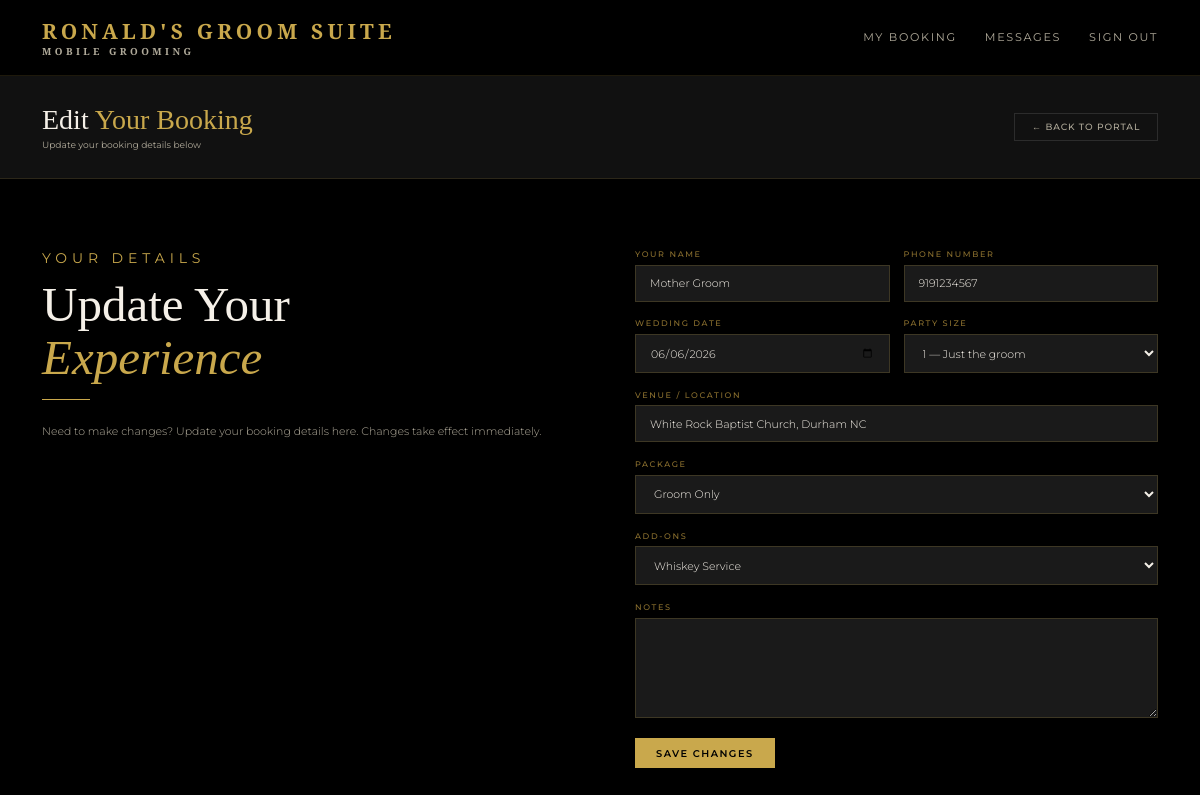
Page /portal/edit (signed in) on the committed database.
### models.py (models this page shows)
class User(UserMixin, db.Model):
    id = db.Column(db.Integer, primary_key=True)
    name = db.Column(db.String(100), nullable=False)
    email = db.Column(db.String(120), unique=True, nullable=False)
    password = db.Column(db.String(200), nullable=False)
    role = db.Column(db.String(20), default='client')
    phone = db.Column(db.String(20))
    password_changed = db.Column(db.Boolean, default=False)
    bookings = db.relationship('Booking', backref='client', lazy=True)

class Booking(db.Model):
    id = db.Column(db.Integer, primary_key=True)
    wedding_date = db.Column(db.String(50), nullable=False)
    venue = db.Column(db.String(200), nullable=False)
    start_time = db.Column(db.String(20))
    party_size = db.Column(db.Integer, default=1)
    package = db.Column(db.String(100))
    addons = db.Column(db.String(200))
    notes = db.Column(db.Text)
    status = db.Column(db.String(20), default='pending')
    created_at = db.Column(db.DateTime, default=datetime.utcnow)
    user_id = db.Column(db.Integer, db.ForeignKey('user.id'), nullable=False)
    party_members = db.relationship('PartyMember', backref='booking', lazy=True)
    messages = db.relationship('Message', backref='booking_messages', lazy=True, foreign_keys='Message.booking_id')

### routes.py (the view, shortened to what this page needs)
    @app.route('/portal/edit', methods=['GET', 'POST'])
    @login_required
    def edit_booking():
        booking = Booking.query.filter_by(user_id=current_user.id).first()
        if not booking:
            return redirect(url_for('portal'))
        return render_template('edit_booking.html', booking=booking)

### auth.py (called while the page is built)
def register_routes(app, login_manager):
    @login_manager.user_loader
    def load_user(user_id):
        return db.session.get(User, int(user_id))
    @app.route('/login', methods=['GET', 'POST'])
    def login():
        if request.method == 'POST':
            email = request.form.get('email')
            password = request.form.get('password')
            user = User.query.filter_by(email=email).first()
            if user and check_password_hash(user.password, password):
                login_user(user)
                if user.role == 'admin':
                    return redirect(url_for('index'))
                return redirect(url_for('portal'))
            flash('Invalid email or password')
        return render_template('login.html')
    @app.route('/logout')
    @login_required
    def logout():
        logout_user()
        return redirect(url_for('index'))

### templates/edit_booking.html (shortened to what this page needs)
{% extends 'base.html' %}
{% block content %}
<div class="admin-header">
  <div>
    <h1 class="admin-title">Edit <span>Your Booking</span></h1>
    <p class="admin-meta">Update your booking details below</p>
  </div>
  <a href="{{ url_for('portal') }}" class="btn-ghost">← Back to Portal</a>
</div>
<div class="inquiry-wrapper">
  <div class="inquiry-left">
    <p class="section-eyebrow">Your Details</p>
    <h2 class="inquiry-title">Update Your<br><em>Experience</em></h2>
    <div class="gold-line-left"></div>
    <p class="inquiry-body">Need to make changes? Update your booking details here. Changes take effect immediately.</p>
  </div>
  <div class="inquiry-form">
    <form method="POST" action="{{ url_for('edit_booking') }}">
      <div class="form-row">
        <div class="form-field">
          <label>Your Name</label>
          <input type="text" name="name" value="{{ current_user.name }}" required>
        </div>
        <div class="form-field">
          <label>Phone Number</label>
          <input type="text" name="phone" value="{{ current_user.phone or '' }}">
        </div>
      </div>
      <div class="form-row">
        <div class="form-field">
          <label>Wedding Date</label>
          <input type="date" name="wedding_date" value="{{ booking.wedding_date }}" required>
        </div>
        <div class="form-field">
          <label>Party Size</label>
          <select name="party_size" id="party_size" required>
            <option value="1" {% if booking.party_size == 1 %}selected{% endif %}>1 — Just the groom</option>
          </select>
        </div>
      </div>
      <div class="form-field">
        <label>Venue / Location</label>
        <input type="text" name="venue" value="{{ booking.venue }}" required>
      </div>
      <div class="form-field">
        <label>Package</label>
        <select name="package" id="package">
          {% if booking.party_size == 1 %}
          <option value="Groom Only" selected>Groom Only</option>
          {% else %}
          <option value="Full Squad" {% if booking.package == 'Full Squad' %}selected{% endif %}>Full Squad</option>
          {% endif %}
        </select>
      </div>
      <div class="form-field">
        <label>Add-ons</label>
        <select name="addons">
          <option value="Whiskey Service" {% if booking.addons == 'Whiskey Service' %}selected{% endif %}>Whiskey Service</option>
        </select>
      </div>
      <div class="form-field">
        <label>Notes</label>
        <textarea name="notes">{{ booking.notes or '' }}</textarea>
      </div>
      <button type="submit" class="btn-gold">Save Changes</button>
    </form>
  </div>
</div>
{% endblock %}

### static/css/style.css (style rules this page uses)
*, *::before, *::after { box-sizing: border-box; margin: 0; padding: 0; }
:root { --gold: #C9A84C; --gold-light: #E8C96A; --gold-dim: #8a6f2e; --black: #000000; --black-2: #111111; --black-3: #1A1A1A; --black-5: #2C2C2C; --white: #F5F0E8; --white-dim: #b0aa9a; --font-display: 'Cormorant Garamond', serif; --font-body: 'Montserrat', sans-serif; }
html { font-size: 14px; }
body { font-family: var(--font-body); background: var(--black); color: var(--white); min-height: 100vh; }
.btn-gold { display: inline-block; width: auto; padding: 0.65rem 1.5rem; background: var(--gold); color: var(--black); font-family: var(--font-body); font-size: 0.7rem; font-weight: 600; letter-spacing: 0.15em; text-transform: uppercase; border: none; cursor: pointer; transition: background 0.2s; text-decoration: none; text-align: center; }
.btn-ghost { display: inline-block; padding: 0.55rem 1.2rem; background: transparent; color: var(--white-dim); font-family: var(--font-body); font-size: 0.65rem; font-weight: 500; letter-spacing: 0.1em; text-transform: uppercase; border: 1px solid var(--black-5); cursor: pointer; transition: all 0.2s; text-decoration: none; }
.gold-line-left { width: 48px; height: 1px; background: var(--gold); margin: 1rem 0 1.5rem; }
.form-field { margin-bottom: 1.2rem; text-align: left; }
.form-field label { display: block; font-size: 0.58rem; letter-spacing: 0.2em; text-transform: uppercase; color: var(--gold-dim); margin-bottom: 0.4rem; font-weight: 500; }
.form-field input, .form-field select, .form-field textarea { width: 100%; background: var(--black-3); border: 1px solid rgba(201,168,76,0.2); color: var(--white); font-family: var(--font-body); font-size: 0.78rem; font-weight: 300; padding: 0.75rem 1rem; outline: none; transition: border-color 0.2s; }
.form-field textarea { resize: vertical; min-height: 100px; }
.form-field select option { background: var(--black-3); }
.form-row { display: grid; grid-template-columns: 1fr 1fr; gap: 1rem; }
.section-eyebrow { font-size: 1rem; letter-spacing: 0.35em; text-transform: uppercase; color: var(--gold); margin-bottom: 0.75rem; }
.admin-header { padding: 2rem 3rem; background: var(--black-2); border-bottom: 1px solid rgba(201,168,76,0.15); display: flex; align-items: center; justify-content: space-between; }
.admin-title { font-family: var(--font-display); font-size: 2rem; font-weight: 300; }
.admin-title span { color: var(--gold); }
.admin-meta { font-size: 0.65rem; color: var(--white-dim); margin-top: 0.25rem; }
.inquiry-wrapper { display: grid; grid-template-columns: 1fr 1fr; gap: 5rem; padding: 5rem 3rem; align-items: start; }
.inquiry-title { font-family: var(--font-display); font-size: 3.5rem; font-weight: 300; line-height: 1.1; margin-bottom: 1rem; }
.inquiry-title em { font-style: italic; color: var(--gold); }
.inquiry-body { font-size: 0.78rem; color: var(--white-dim); line-height: 1.9; font-weight: 300; margin-bottom: 2rem; }

### rows in the picture
User: name "Mother Groom", phone "9191234567"
Booking: wedding_date "06/06/2026", party_size "1 — Just the groom", venue "White Rock Baptist Church, Durham NC", package "Groom Only", addons "Whiskey Service"
